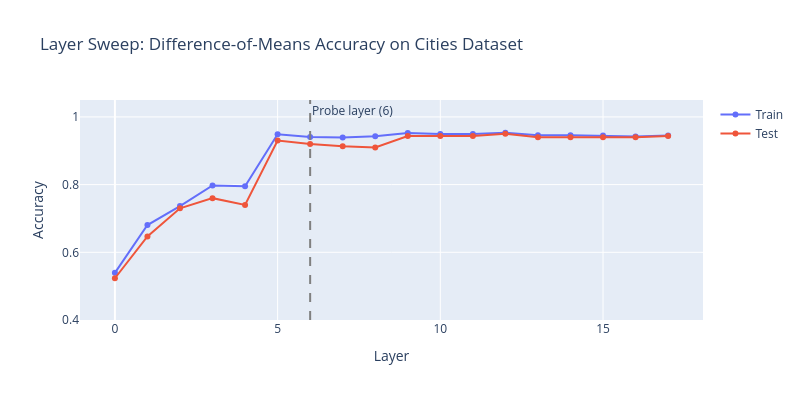

Write notebook code for a chart like this one.
### Code cell
def layer_sweep_accuracy(
    statements: list[str],
    labels: Float[Tensor, " n"],
    model: AutoModelForCausalLM,
    tokenizer: AutoTokenizer,
    layers: list[int],
    train_frac: float = 0.8,
    batch_size: int = 25,
) -> dict[str, list[float]]:
    """
    For each layer, train a difference-of-means classifier and compute train/test accuracy.

    Args:
        statements: List of statements.
        labels: Binary labels (1=true, 0=false).
        model: The language model.
        tokenizer: The tokenizer.
        layers: List of layer indices to sweep over.
        train_frac: Fraction of data for training.
        batch_size: Batch size for activation extraction.

    Returns:
        Dict with keys "train_acc" and "test_acc", each a list of accuracies per layer.
    """
    
    n_train = int(len(statements) * train_frac)
    perm = t.randperm(len(statements))
    train_idx, test_idx = perm[:n_train], perm[n_train:]
    train_statements = [statements[i] for i in train_idx]
    test_statements = [statements[i] for i in test_idx]
    train_labels = labels[train_idx]
    test_labels = labels[test_idx]

    # Extract activations at all layers at once
    train_acts = extract_activations(train_statements, model, tokenizer, layers, batch_size)
    test_acts = extract_activations(test_statements, model, tokenizer, layers, batch_size)

    train_accs = []
    test_accs = []

    for layer in layers:
        tr_acts = train_acts[layer]
        te_acts = test_acts[layer]

        # Difference of means direction
        true_mean = tr_acts[train_labels == 1].mean(dim=0)
        false_mean = tr_acts[train_labels == 0].mean(dim=0)
        direction = true_mean - false_mean

        # Classify by sign of dot product (centered around midpoint)
        midpoint = (true_mean + false_mean) / 2
        train_preds = ((tr_acts - midpoint) @ direction > 0).float()
        test_preds = ((te_acts - midpoint) @ direction > 0).float()

        train_acc = (train_preds == train_labels).float().mean().item()
        test_acc = (test_preds == test_labels).float().mean().item()
        train_accs.append(train_acc)
        test_accs.append(test_acc)

    return {"train_acc": train_accs, "test_acc": test_accs}
    

t.manual_seed(42)
all_layers = list(range(NUM_LAYERS))
cities_statements = datasets["cities"]["statement"].tolist()
cities_labels = t.tensor(datasets["cities"]["label"].values, dtype=t.float32)

sweep_results = layer_sweep_accuracy(cities_statements, cities_labels, model, tokenizer, all_layers)

# Print results as a table
sweep_df = pd.DataFrame(
    {
        "Layer": all_layers,
        "Train Acc": [f"{a:.3f}" for a in sweep_results["train_acc"]],
        "Test Acc": [f"{a:.3f}" for a in sweep_results["test_acc"]],
    }
)
display(sweep_df)

# Plot
fig = go.Figure()
fig.add_trace(go.Scatter(x=all_layers, y=sweep_results["train_acc"], mode="lines+markers", name="Train"))
fig.add_trace(go.Scatter(x=all_layers, y=sweep_results["test_acc"], mode="lines+markers", name="Test"))
fig.add_vline(x=PROBE_LAYER, line_dash="dash", line_color="gray", annotation_text=f"Probe layer ({PROBE_LAYER})")
fig.update_layout(
    title="Layer Sweep: Difference-of-Means Accuracy on Cities Dataset",
    xaxis_title="Layer",
    yaxis_title="Accuracy",
    yaxis_range=[0.4, 1.05],
    height=400,
    width=800,
)
fig.show()

best_layer = all_layers[int(np.argmax(sweep_results["test_acc"]))]
print(f"\nBest layer by test accuracy: {best_layer} ({max(sweep_results['test_acc']):.3f})")
print(f"Configured probe layer: {PROBE_LAYER} ({sweep_results['test_acc'][PROBE_LAYER]:.3f})")

### Figure 1 — Plotly figure (JSON) as saved in the notebook; plotly's stock layout.template omitted (floating-point values rounded to 4 significant figures)
{"data": [{"mode": "lines+markers", "name": "Train", "type": "scatter", "x": [0, 1, 2, 3, 4, 5, 6, 7, 8, 9, 10, 11, 12, 13, 14, 15, 16, 17], "y": [0.5393, 0.6806, 0.7366, 0.7977, 0.7952, 0.949, 0.9406, 0.939, 0.9431, 0.9523, 0.9498, 0.9498, 0.9532, 0.9457, 0.9457, 0.9448, 0.9423, 0.9448]}, {"mode": "lines+markers", "name": "Test", "type": "scatter", "x": [0, 1, 2, 3, 4, 5, 6, 7, 8, 9, 10, 11, 12, 13, 14, 15, 16, 17], "y": [0.5233, 0.6467, 0.73, 0.76, 0.74, 0.93, 0.92, 0.9133, 0.91, 0.9433, 0.9433, 0.9433, 0.95, 0.94, 0.94, 0.94, 0.94, 0.9433]}], "layout": {"annotations": [{"showarrow": false, "text": "Probe layer (6)", "x": 6, "xanchor": "left", "xref": "x", "y": 1, "yanchor": "top", "yref": "y domain"}], "height": 400, "shapes": [{"line": {"color": "gray", "dash": "dash"}, "type": "line", "x0": 6, "x1": 6, "xref": "x", "y0": 0, "y1": 1, "yref": "y domain"}], "title": {"text": "Layer Sweep: Difference-of-Means Accuracy on Cities Dataset"}, "width": 800, "xaxis": {"title": {"text": "Layer"}}, "yaxis": {"range": [0.4, 1.05], "title": {"text": "Accuracy"}}}}
